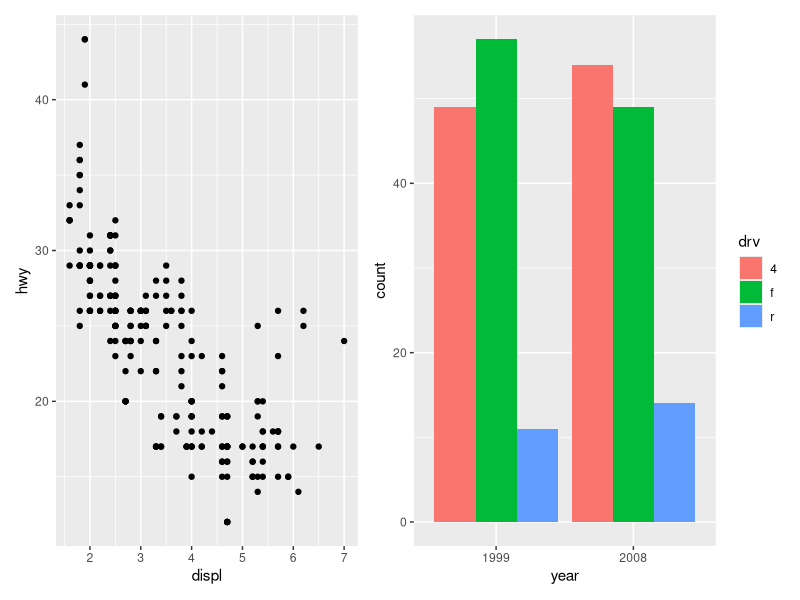
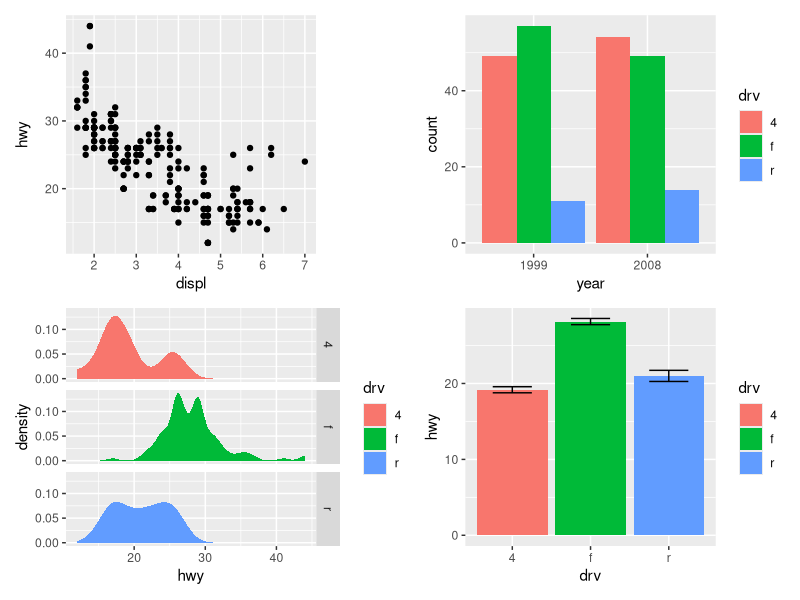
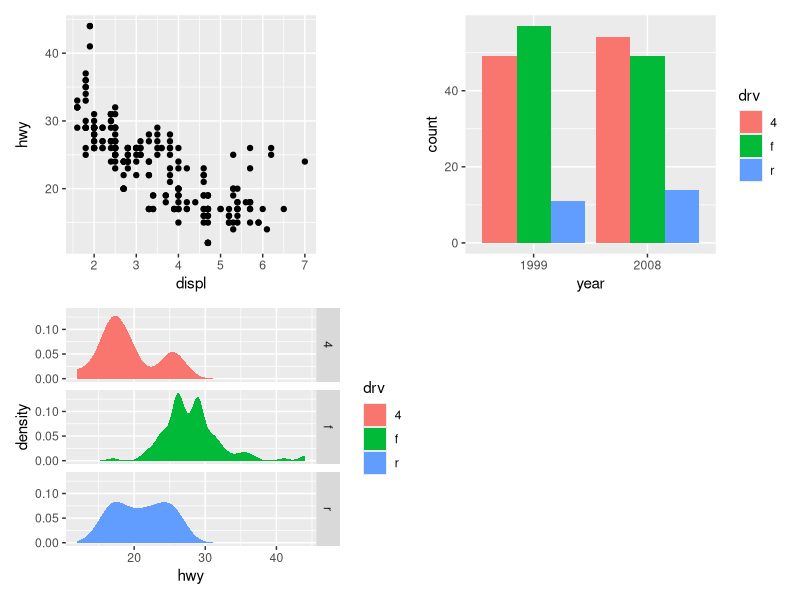
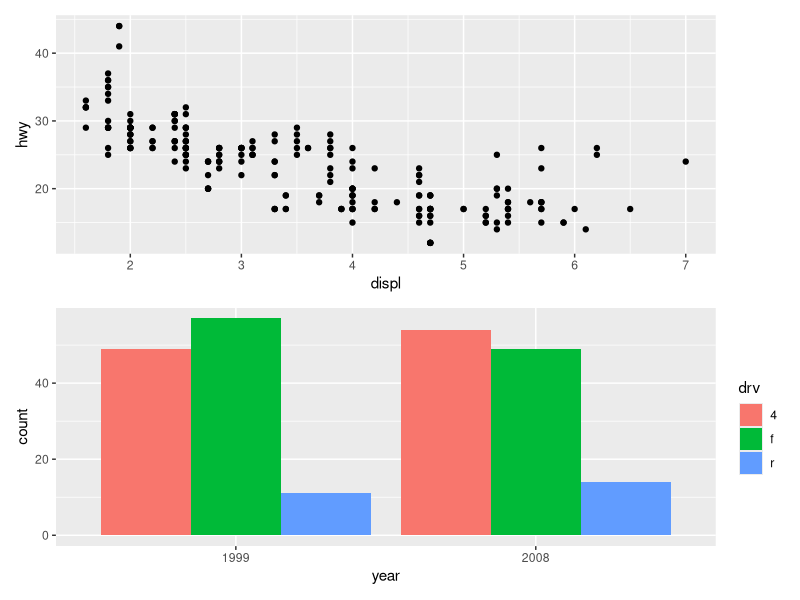
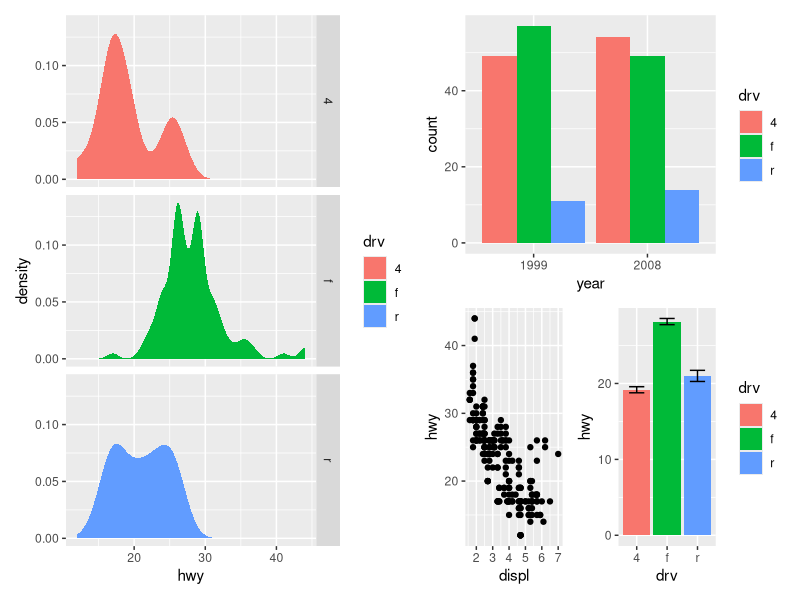
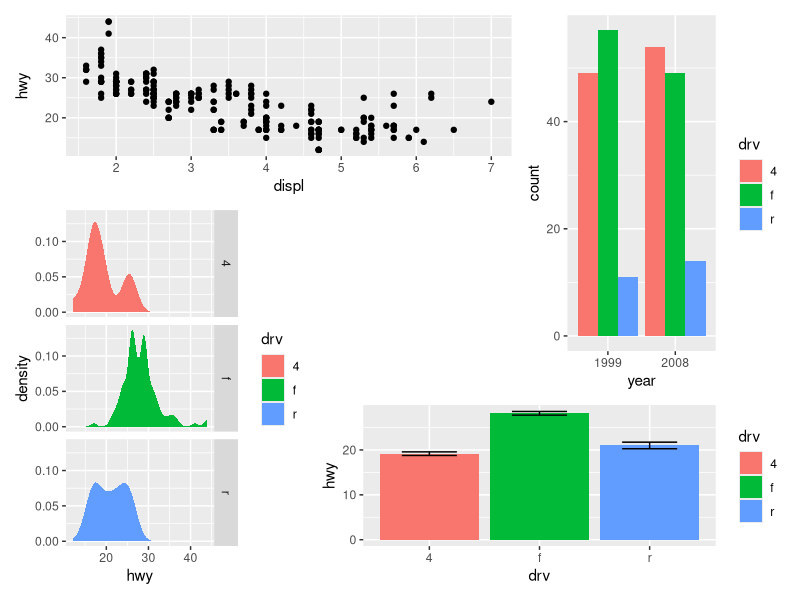
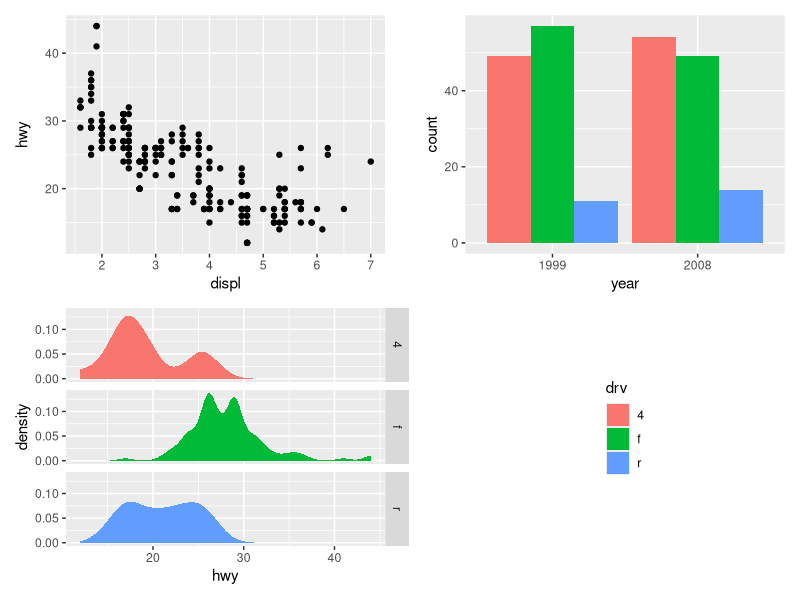
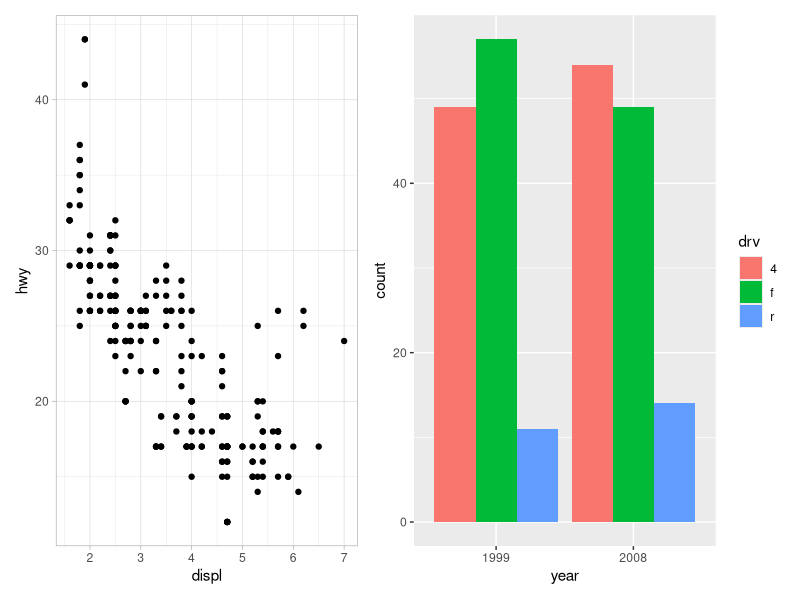

These figures' R source, in order:
## ---- chunk 1
library(tidyverse)
## ---- chunk 2
p1 <- ggplot(mpg) + 
  geom_point(aes(x = displ, y = hwy))

p2 <- ggplot(mpg) + 
  geom_bar(aes(x = as.character(year), fill = drv), position = "dodge") + 
  labs(x = "year")

p3 <- ggplot(mpg) + 
  geom_density(aes(x = hwy, fill = drv), colour = NA) + 
  facet_grid(rows = vars(drv))

p4 <- ggplot(mpg) + 
  stat_summary(aes(x = drv, y = hwy, fill = drv), geom = "col", fun.data = mean_se) +
  stat_summary(aes(x = drv, y = hwy), geom = "errorbar", fun.data = mean_se, width = 0.5)
## ---- chunk 3
library(patchwork)

p1 + p2 # same as p3 | p4
## ---- chunk 4
p1 + p2 + p3 + p4
## ---- chunk 5
p1 + p2 + p3 + plot_layout(ncol = 2)
## ---- chunk 6
p1 / p2
## ---- chunk 7
p3 | (p2 / (p1 | p4))
## ---- chunk 8
layout <- "
AAB
C#B
CDD
"

p1 + p2 + p3 + p4 + plot_layout(design = layout)
## ---- chunk 9
p1 + p2 + p3 + guide_area() + plot_layout(ncol = 2, guides = "collect")
## ---- chunk 10
p12 <- p1 + p2
p12[[1]] <- p12[[1]] + theme_light()
p12
## ---- chunk 11
p1 + p4 & 
  scale_y_continuous(limits = c(0, 45)) & 
  theme_minimal()
## ---- chunk 12
p34 <- p3 + p4 + 
  plot_annotation(
  title = "A closer look at the effect of drive train in cars",
  caption = "Source: mpg dataset in ggplot2",
  tag_levels = "I") &
  theme_gray(base_family = "mono")

p34
## ---- chunk 13
p34[[2]] <- p34[[2]] + plot_layout(tag_level = "new")
p34 + plot_annotation(tag_levels = c("I", "a"))
## ---- chunk 14
p1 + 
  inset_element(
    p2, 
    left = 0.4, 
    bottom = 0.4, 
    right = unit(1, "npc") - unit(15, "mm"), 
    top = unit(1, "npc") - unit(15, "mm"),
    align_to = "full"
  )
## ---- chunk 15
p24 <- p2 / p4 + plot_layout(guides = "collect")

p1 + 
  inset_element(p24, left = 0.5, bottom = 0.05, right = 0.95, top = 0.9)  +
  plot_annotation(tag_levels = 'A') & 
  theme_bw()
## ---- chunk 16
library(gridExtra)
library(grid)

grid.arrange(p1, p2, p3, p4, ncol=2)
## ---- chunk 17
library(cowplot)

plot_grid(p1, p2, 
          labels = c('A', 'B'),
          align = "h",
          label_size = 12,
          label_fontfamily = "serif",
          label_fontface = "plain",
          label_colour = "blue",
          rel_widths = c(1, 2))
## ---- chunk 18
ggsave("images/p1.png", p1)

ggdraw()+
  draw_plot(p3)+
  draw_image("images/p1.png",x=0.4,y=0.4,scale=0.5)+
  draw_label("This is some text",x=0.5,y=0.9)
## ---- chunk 19
plot_row <- plot_grid(p1, p2)

# now add the title
title <- ggdraw() + 
  draw_label("Common title", 
             fontface = 'bold', x = 0, hjust = 0) +
  theme(plot.margin = margin(0, 0, 0, 7))

plot_grid(title, plot_row,
          ncol = 1,
          rel_heights = c(0.1, 1))
## ---- chunk 20
ggdraw()+
  draw_plot(p1,x=0.1,y=0,scale=0.5)+
  draw_plot(p2,x=-0.2,y=0,scale=0.5)+
  draw_label("This plot is made with cowplot",
             x=0.5,y=0.95,
             color="pink",
             fontface="bold",size=20)
## ---- chunk 21
library(ggpubr)
ggarrange(p1, p2, p3, ncol = 2, nrow = 2,common.legend = TRUE)
